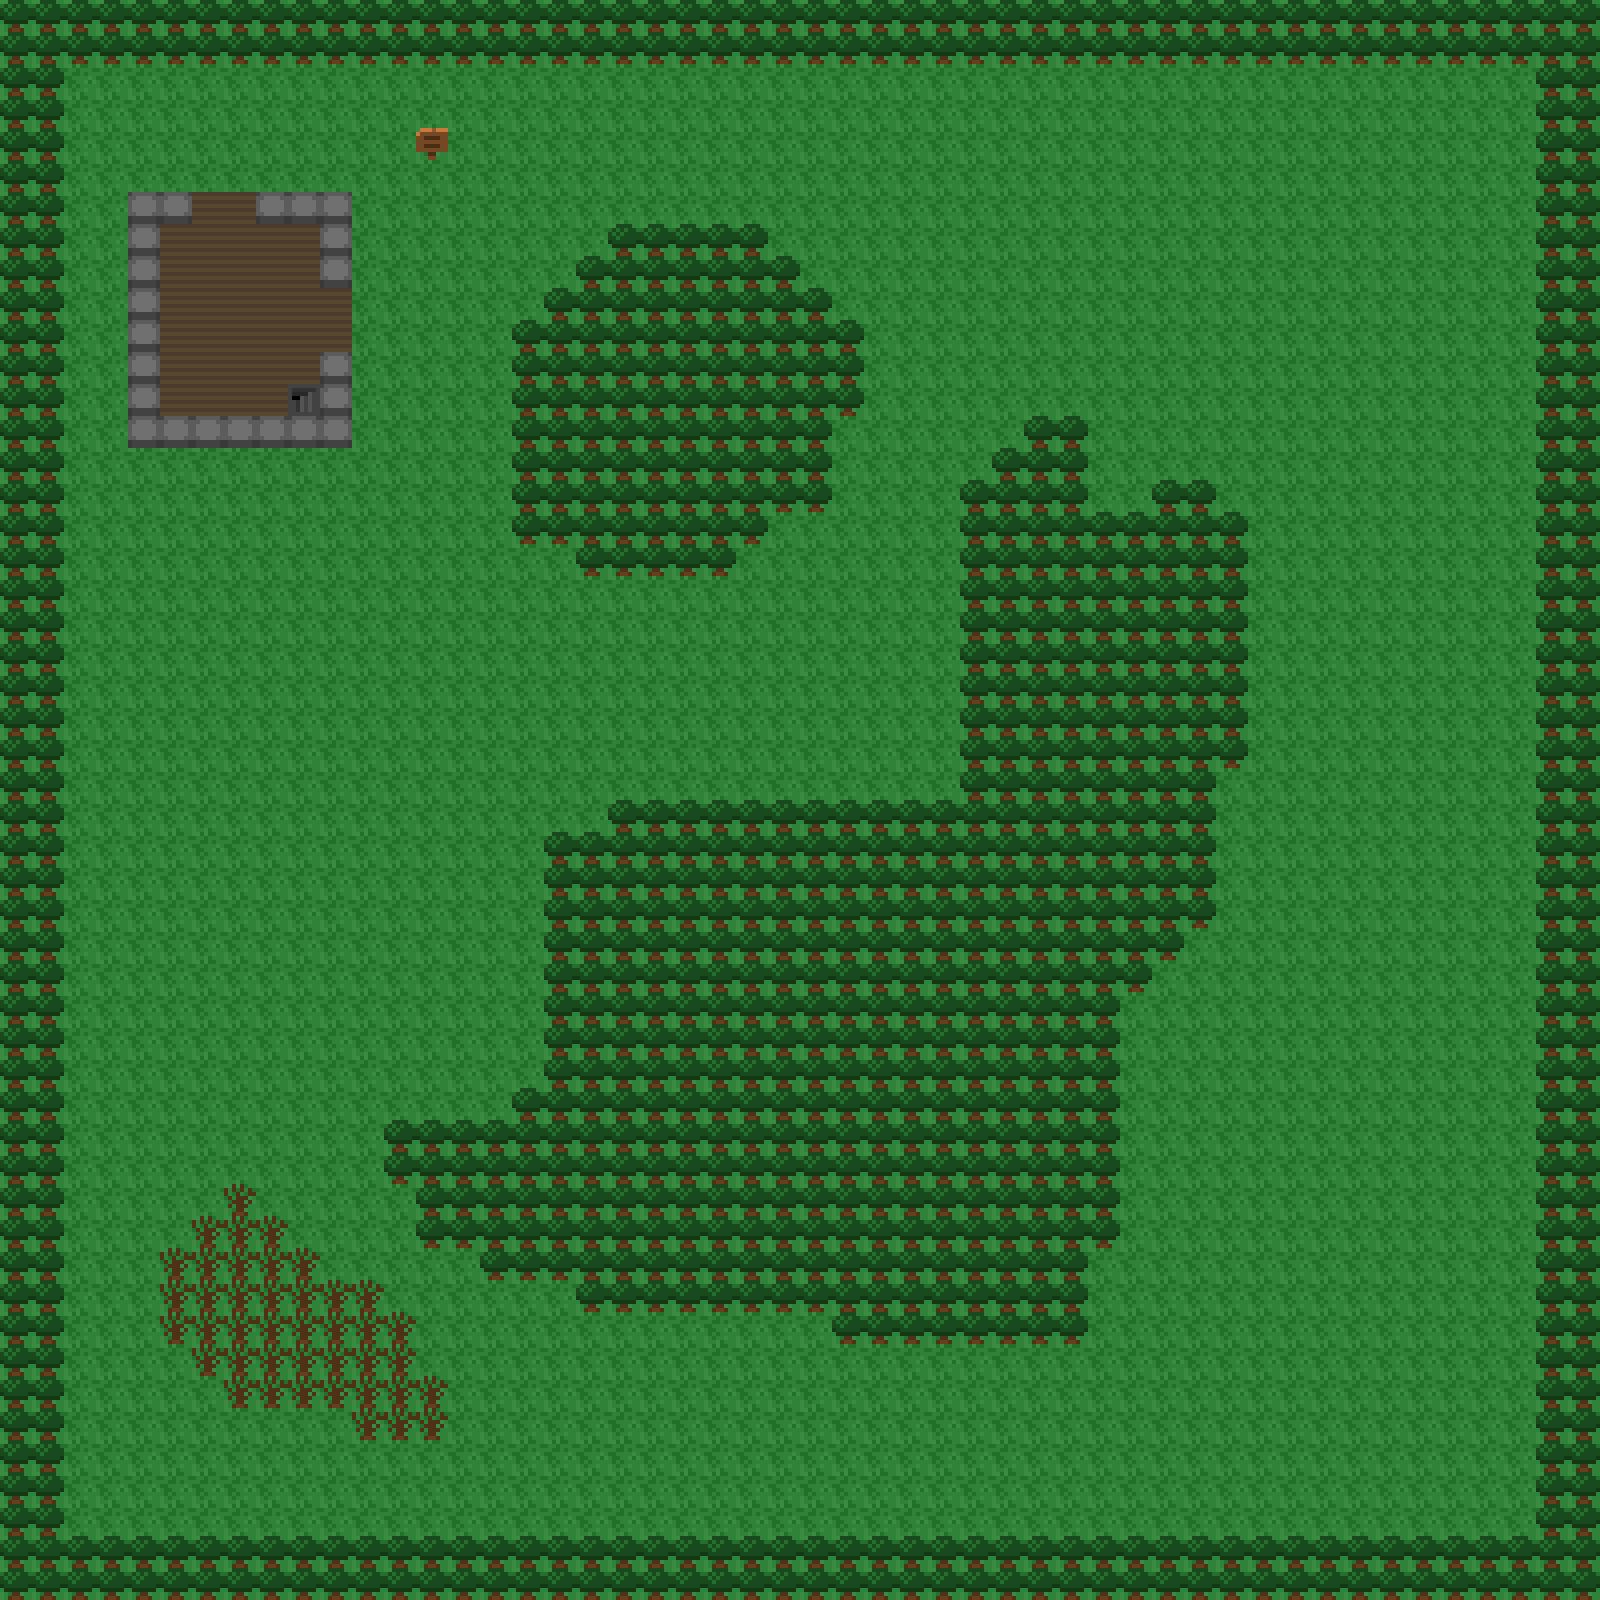

The image is a tile-based game level rendered from a .tmx file. Its description and source (layers, tilesets, objects; grid data summarised) follow:
An orthogonal 50x50 tile map with 32x32 px tiles, 3 tile layers (ground, blocked, atrritubutes).

<map version="1.0" orientation="orthogonal" width="50" height="50" tilewidth="32" tileheight="32">
 <properties>
  <property name="spawnx" value="3" />
  <property name="spawny" value="3" />
 </properties>
 <tileset firstgid="1" name="Tileset" tilewidth="32" tileheight="32">
  <image source="1.png" width="512" height="512" />
  <tile id="0">
   <properties>
    <property name="blocked" value="true" />
   </properties>
  </tile>
  <tile id="8">
   <properties>
    <property name="warpbasement" value="true" />
   </properties>
  </tile>
  <tile id="73">
   <properties>
    <property name="blocked" value="true" />
   </properties>
  </tile>
  <tile id="75">
   <properties>
    <property name="blocked" value="true" />
   </properties>
  </tile>
  <tile id="221">
   <properties>
    <property name="blocked" value="true" />
    <property name="sign" value="true" />
   </properties>
  </tile>
 </tileset>
 <layer name="ground" width="50" height="50">
  <data>[2500 cells, 2500 non-empty, 2 distinct tile ids]</data>
 </layer>
 <layer name="blocked" width="50" height="50">
  <data>[2500 cells, 964 non-empty, 5 distinct tile ids]</data>
 </layer>
 <layer name="atrritubutes" width="50" height="50">
  <data>[2500 cells, 963 non-empty, 5 distinct tile ids]</data>
 </layer>
</map>